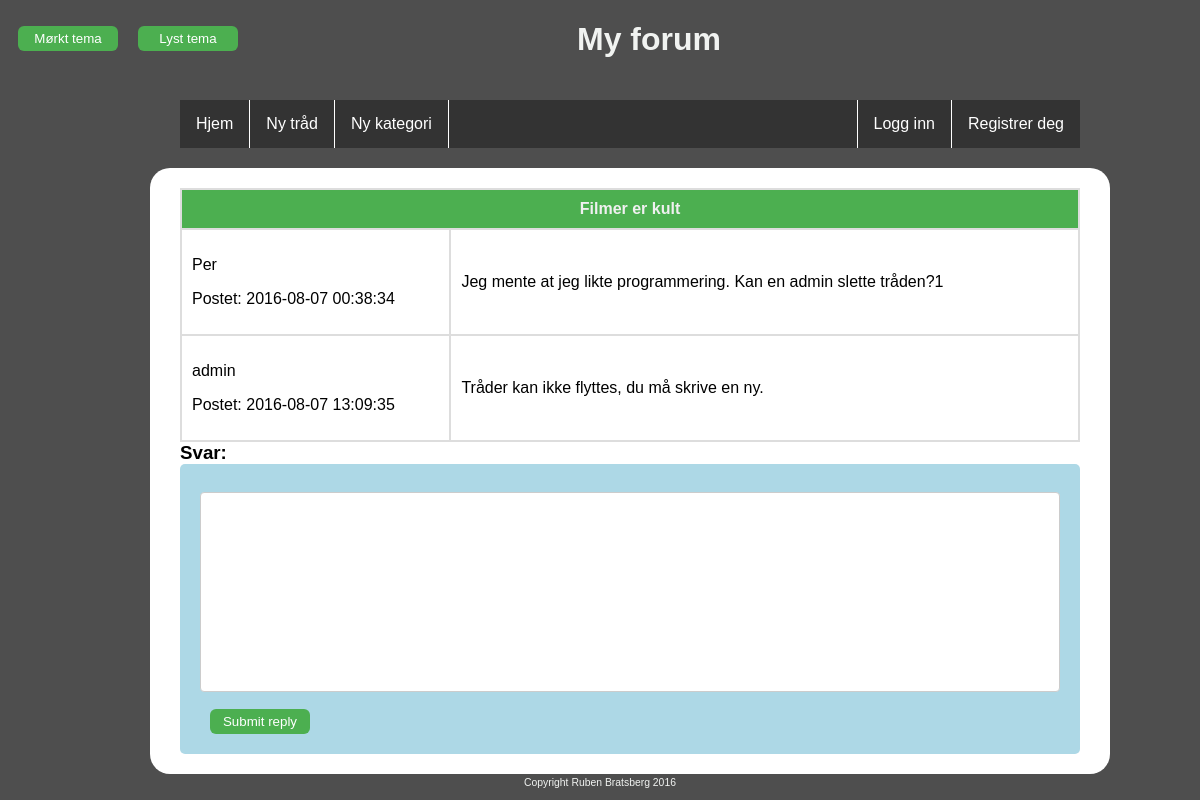
Page /topic.php?id=7 on the committed database.
### tables this page shows
CREATE TABLE IF NOT EXISTS `thread` (
  `tid` int(8) NOT NULL AUTO_INCREMENT,
  `tTittel` varchar(255) NOT NULL,
  `tDato` datetime NOT NULL,
  `kid` int(8) NOT NULL,
  `bid` int(8) NOT NULL,
  PRIMARY KEY (`tid`),
  KEY `kid` (`kid`),
  KEY `bid` (`bid`)
);

CREATE TABLE IF NOT EXISTS `post` (
  `pid` int(8) NOT NULL AUTO_INCREMENT,
  `pTekst` text NOT NULL,
  `pDato` datetime NOT NULL,
  `tid` int(8) NOT NULL,
  `bid` int(8) NOT NULL,
  PRIMARY KEY (`pid`),
  KEY `tid` (`tid`),
  KEY `bid` (`bid`)
);

CREATE TABLE IF NOT EXISTS `brukere` (
  `bid` int(8) NOT NULL AUTO_INCREMENT,
  `bnavn` varchar(30) NOT NULL,
  `passord` varchar(255) NOT NULL,
  `email` varchar(255) NOT NULL,
  `bDato` datetime NOT NULL,
  `ulevel` int(8) NOT NULL,
  PRIMARY KEY (`bid`),
  UNIQUE KEY `bnavn` (`bnavn`),
  UNIQUE KEY `email` (`email`)
);

### topic.php (the view, shortened to what this page needs)
<?php
include 'header.php';
$conn = connect();
if (!isset($_GET['id'])) {
    echo "Denne siden kan ikke nåes direkte.";
}
else {
    $id = mysqli_real_escape_string($conn, $_GET['id']);
    $sql = "SELECT
                tid,
                tTittel
    FROM
                thread
    WHERE
                tid = $id";
    $result = $conn->query($sql);
    if(!$result)
    {
        echo 'Kunne ikke vise tråden. Prøv igjen. ' . mysqli_error($conn);
    }
    else
    {
        if(mysqli_num_rows($result) == 0) {
            echo 'Fant ikke tråden.';
        }
        else
        {
            $row = mysqli_fetch_assoc($result);
            echo '<table border="1">
                <tr>
                    <th colspan="2">' . $row['tTittel'] . '</th>
                </tr>';
            $sql = "CALL getPostsInThread($id)";
            $result = $conn->query($sql);
            if(!$result) {
                echo 'Kunne ikke vise noen svar. ' . mysqli_error($conn);
            }
            else {
                if(mysqli_num_rows($result) == 0) {
                    echo 'Det er ingen svar i tråden.';
                }
                else {
                    while($row = mysqli_fetch_assoc($result)) {
                        echo    '<tr>
                                    <td class="rightpart">
                                        <p>' . $row['bnavn'] . '</p><p>Postet: ' . $row['pDato'] . '</p>
                                    </td>
                                    <td class="leftpart">
                                        <p>' . $row['pTekst'] . '</p>';
                        echo         '</td>
                                </tr>';
                    }
                }
            }
            echo '</table>';
            echo '<h3>Svar: </h3>
                <form name="replyForm" method="post" onsubmit="return replySjekk();" action="reply.php?id=' . $id . '">
                    <textarea name="reply-content"></textarea>
                    <input type="submit" value="Submit reply" />
                </form>';
        }
    }
}
include 'footer.php';
?>

### styles-dark.css (style rules this page uses)
body { background-color: #4E4E4E; font-family: Arial; text-align: center; }
table { border-collapse: collapse; width: 100%; border-radius: 10px; }
th { background-color: #4caf50;; text-align: center; color: #F0F0F0; }
td, th, tr { padding: 10px; border: 2px solid #ddd; }
h3 { margin: 0; padding: 0; }
.leftpart { width: 70%; }
.rightpart { width: 30%; }
form { border-radius: 5px; background-color: lightblue; padding: 20px 20px 50px 20px; }
textarea { width: 100%; height: 200px; padding: 12px 20px; margin: 8px 0; display: inline-block; border: 1px solid #ccc; border-radius: 4px; box-sizing: border-box; resize: none; }
input[type=button], [type=submit] { min-width: 100px; background-color: #4caf50; color: white; padding: 5px 5px; margin: 5px 10px; border: none; border-radius: 6px; cursor: pointer; float: left; }

### rows in the picture
thread: tTittel "Filmer er kult"
post: bid.bnavn "Per", pDato "2016-08-07 00:38:34", pTekst "Jeg mente at jeg likte programmering. Kan en admin slette tråden?1"
post: bid.bnavn "admin", pDato "2016-08-07 13:09:35", pTekst "Tråder kan ikke flyttes, du må skrive en ny."
